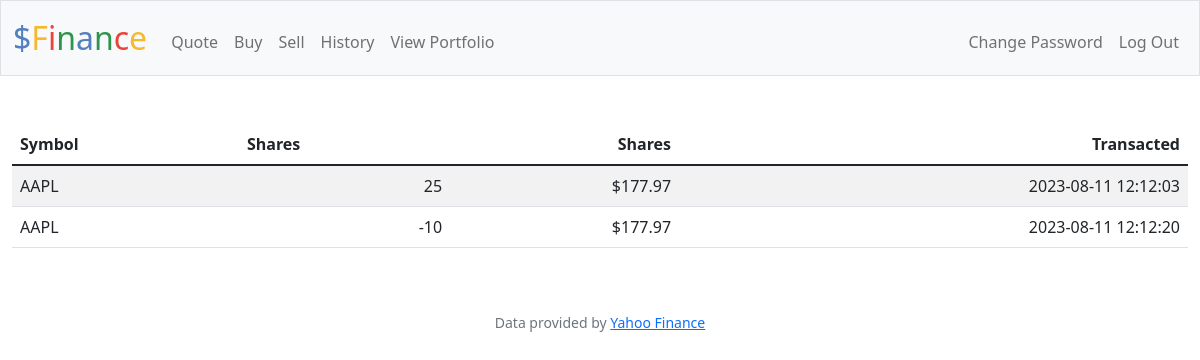
The app's page /history (signed in) with its own data.
### tables this page shows
CREATE TABLE history(
user_id INTEGER NOT NULL,
stock_symbol TEXT NOT NULL,
price REAL NOT NULL,
num_shares INTEGER NOT NULL,
time_of_transaction TEXT NOT NULL,
FOREIGN KEY(user_id) REFERENCES users(id)
);

### app.py (the view)
@app.route("/history")
@login_required
def history():
    user_history = db.execute(
        "SELECT * FROM history WHERE user_id = (?) ORDER BY time_of_transaction",
        (session["user_id"],)
    )
    user_history = [dict(i) for i in user_history]
    return render_template("history.html", history=user_history)

### app.py (called while the page is built)
@app.after_request
def after_request(response):
    response.headers["Cache-Control"] = "no-cache, no-store, must-revalidate"
    response.headers["Expires"] = 0
    response.headers["Pragma"] = "no-cache"
    return response

### helpers.py (called while the page is built)
def login_required(f):
    @wraps(f)
    def decorated_function(*args, **kwargs):
        if session.get("user_id") is None:
            return redirect("/login")
        return f(*args, **kwargs)
    return decorated_function

def usd(value):
    return f"${value:,.2f}"

### templates/history.html (shortened to what this page needs)
{% extends "layout.html" %}
{% block main %}
<table class="table table-striped">
    <thead>
        <tr>
            <th class="text-start">Symbol</th>
            <th class="text-start">Shares</th>
            <th class="text-end">Shares</th>
            <th class="text-end">Transacted</th>
        </tr>
    </thead>
    <tbody>
        {% for stock in history %}
            <tr>
                <td class="text-start">{{stock.stock_symbol}}</td>
                <td class="text-end">{{stock.num_shares}}</td>
                <td class="text-end">{{stock.price | usd}}</td>
                <td class="text-end">{{stock.time_of_transaction}}</td>
            </tr>
        {% endfor %}
</tbody>
</table>
{% endblock %}

### records on screen
history: stock_symbol "AAPL", num_shares "25", price "$177.97", time_of_transaction "2023-08-11 12:12:03"
history: stock_symbol "AAPL", num_shares "-10", price "$177.97", time_of_transaction "2023-08-11 12:12:20"
